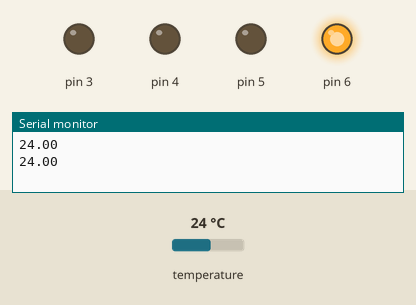
Recording of a sketch running on a simulated Arduino Uno, built with avr-gcc and run on an emulated ATmega328P. Shown: output pins drawn as LEDs (lit = HIGH), the last lines printed to the serial monitor. Inputs (shaded band) come from the test bench; at power-on: temperature 24 °C.

Above: at 2.8 s.
2.9 s: temperature set to 23 °C
At 3.7 s:
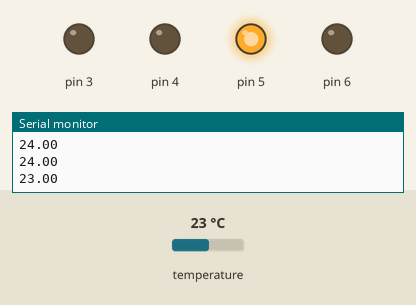
4.8 s: temperature set to 22.1 °C
At 6.7 s:
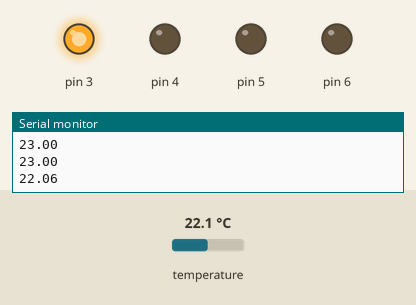
7.3 s: temperature set to 28 °C
At 9.5 s:
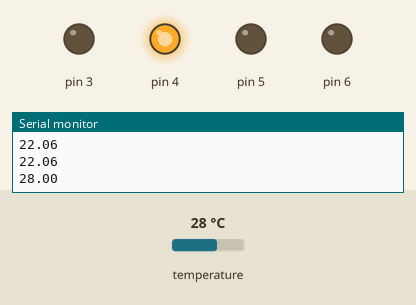
9.8 s: temperature set to 25.3 °C
12.0 s: temperature set to 24 °C
At 13.4 s:
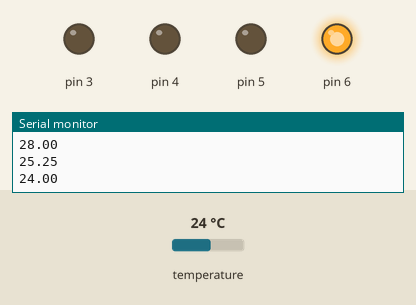
13.8 s: temperature set to 12 °C
At 15.3 s:
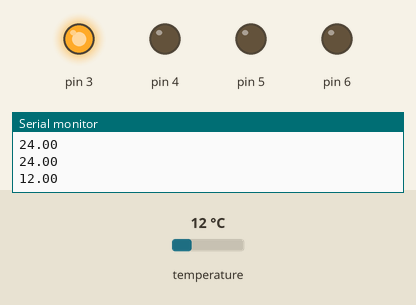
Timing chart, 0 to 16.8 s (numbered marks = the images above; inputs shaded):
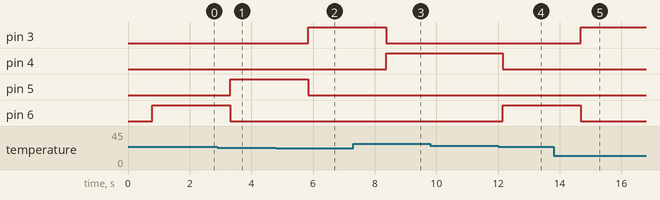

The sketch:

tempTest.ino
```cpp
#include <OneWire.h>
#include <DallasTemperature.h>

// Pin where the DS18B20 is connected
#define ONE_WIRE_BUS 2

// Set up OneWire communication
OneWire oneWire(ONE_WIRE_BUS);

// Pass the oneWire reference to DallasTemperature
DallasTemperature sensors(&oneWire);

void setup() {
  // Start serial communication
  Serial.begin(9600);

  pinMode(3, OUTPUT);
  pinMode(4, OUTPUT);
  pinMode(5, OUTPUT);
  pinMode(6, OUTPUT);
  digitalWrite(3, LOW);
  digitalWrite(4, LOW);
  digitalWrite(5, LOW);
  digitalWrite(6, LOW);
  // Start the temperature sensor
  sensors.begin();

}

void loop() {
  // Request temperature reading from DS18B20
  sensors.requestTemperatures();

  // Print temperature to the serial monitor
  float temperatureC = sensors.getTempCByIndex(0);
  Serial.println(temperatureC);

  //Determines which light to turn on
  if (temperatureC < 22.75) {
    digitalWrite(3, HIGH);
  	digitalWrite(4, LOW);
  	digitalWrite(5, LOW);
  	digitalWrite(6, LOW);
  }
  else if (temperatureC < 23.50) {
    digitalWrite(3, LOW);
  	digitalWrite(4, LOW);
  	digitalWrite(5, HIGH);
  	digitalWrite(6, LOW);
  }
   else if (temperatureC < 24.50) {
    digitalWrite(3, LOW);
  	digitalWrite(4, LOW);
  	digitalWrite(5, LOW);
  	digitalWrite(6, HIGH);
  }
   else {
    digitalWrite(3, LOW);
  	digitalWrite(4, HIGH);
  	digitalWrite(5, LOW);
  	digitalWrite(6, LOW);
  }

  // Wait 1/2 second before repeating
  delay(500);

}
```

Measured:
- the behaviour switches between 23.5 and 23.4 °C on temperature (found by bisection; images 0 and 1)
- the behaviour switches between 22.8 and 22.7 °C on temperature (found by bisection; images 1 and 2)
- the behaviour switches between 24.5 and 24.4 °C on temperature (found by bisection; images 3 and 4)
- after the input at 2.9 s, pin 5: LOW → HIGH after 0.41 s; pin 6: HIGH → LOW after 0.41 s
- after the input at 4.8 s, pin 3: LOW → HIGH after 1.0 s; pin 5: HIGH → LOW after 1.0 s
- after the input at 7.3 s, pin 3: HIGH → LOW after 1.1 s; pin 4: LOW → HIGH after 1.1 s
- after the input at 12.0 s, pin 4: HIGH → LOW after 0.16 s; pin 6: LOW → HIGH after 0.16 s
- after the input at 13.8 s, pin 3: LOW → HIGH after 0.89 s; pin 6: HIGH → LOW after 0.89 s
